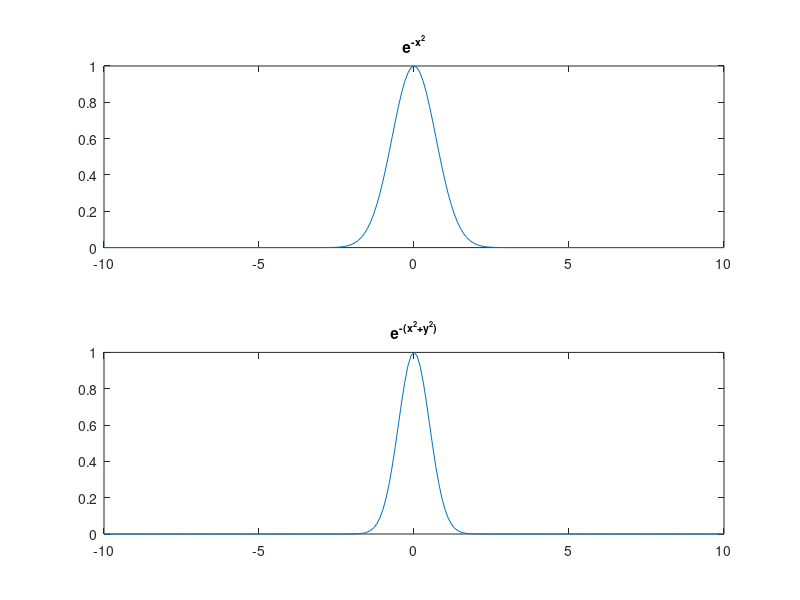

This chart was generated by the following MATLAB code:
x=-10:.1:10;
y1=exp(-1.*x.^2);
y2=exp(-1.*(x.^2+x.^2));
subplot(2,1,1);
plot(x,y1);
title('e^{-x^{2}}');
subplot(2,1,2);
plot(x,y2);
title('e^{-(x^{2}+y^{2})}');
